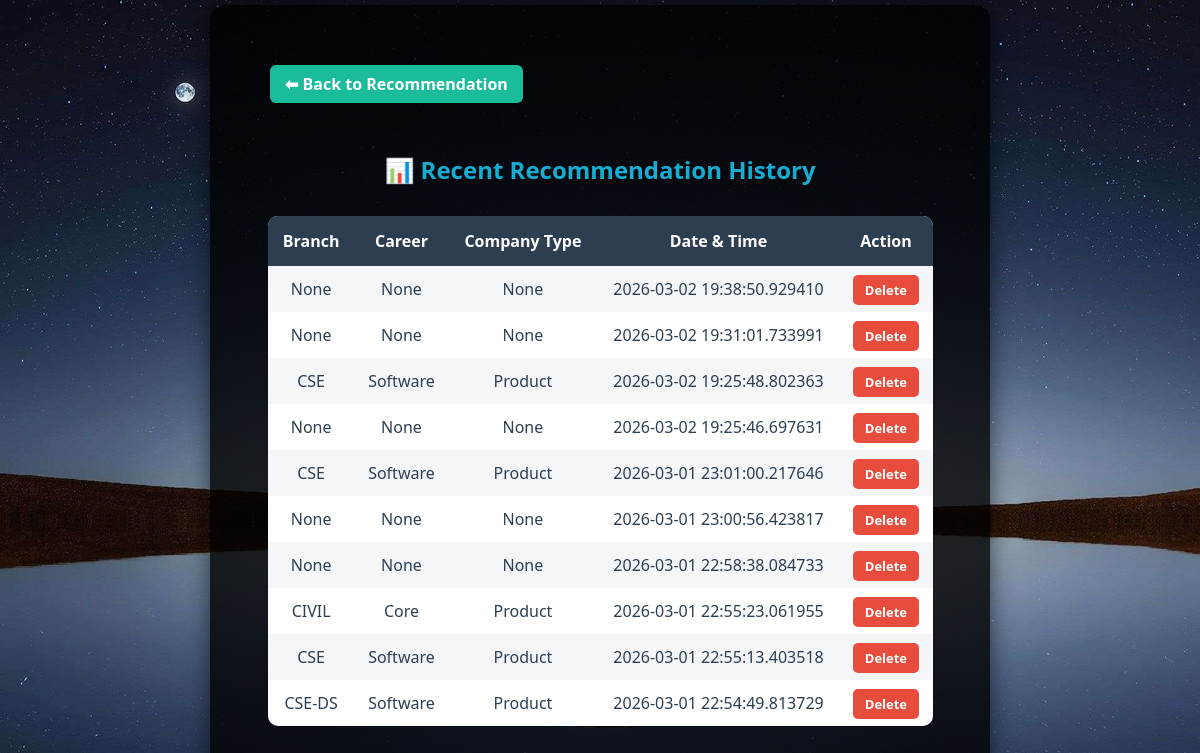
The app's page /history with its own data.
### tables this page shows
CREATE TABLE history (
            id INTEGER PRIMARY KEY AUTOINCREMENT,
            branch TEXT,
            career TEXT,
            company_type TEXT,
            timestamp TEXT
        );

### app.py (the view)
@app.route('/history')
def history():
    conn = sqlite3.connect('career_lens.db')
    c = conn.cursor()
    c.execute('''
        SELECT id, branch, career, company_type, timestamp
        FROM history
        ORDER BY id DESC
        LIMIT 10
    ''')
    records = c.fetchall()
    conn.close()
    return render_template('history.html', records=records)

### templates/history.html (shortened to what this page needs)
<!DOCTYPE html>
<html>
<head>
    <link rel="stylesheet" href="{{ url_for('static', filename='css/recommend.css') }}">
</head>
<body>
<div class="container">
    <a href="/recommend" class="back-btn">⬅ Back to Recommendation</a>
    <h2>📊 Recent Recommendation History</h2>
    <table>
        <tr>
            <th>Branch</th>
            <th>Career</th>
            <th>Company Type</th>
            <th>Date & Time</th>
            <th>Action</th>
        </tr>
        {% if records %}
            {% for record in records %}
            <tr>
                <td>{{ record[1] }}</td>
                <td>{{ record[2] }}</td>
                <td>{{ record[3] }}</td>
                <td>{{ record[4] }}</td>
                <td>
                    <a href="/delete/{{ record[0] }}"
                       class="delete-btn"
                       onclick="return confirm('Are you sure you want to delete this record?');">
                       Delete
                    </a>
                </td>
            </tr>
            {% endfor %}
        {% else %}
            <tr>
                <td colspan="5">No history available yet.</td>
            </tr>
        {% endif %}
    </table>
</div>
</body>
</html>

### static/css/recommend.css (style rules this page uses)
:root { --primary-color: #3498db; --secondary-color: #2ecc71; --background-color: rgba(0, 0, 0, 0.8); --text-color: #ecf0f1; }
body { margin: 0; padding: 0; font-family: 'Segoe UI', sans-serif; background-image: url('../images/img.png'); background-size: cover; background-repeat: no-repeat; background-attachment: fixed; display: flex; justify-content: center; align-items: center; min-height: 100vh; color: var(--text-color); }
.container { width: 700px; padding: 40px; background: var(--background-color); border-radius: 15px; box-shadow: 0 0 25px rgba(0,0,0,0.6); }

### templates/history.html (style rules this page uses)
h2 { text-align: center; margin-top: 30px; color: #16add3; }
table { width: 95%; margin: 30px auto; border-collapse: collapse; background-color: #ffffff; border-radius: 10px; overflow: hidden; box-shadow: 0 6px 15px rgba(0, 0, 0, 0.1); }
th { background-color: #2c3e50; color: white; padding: 14px; }
td { padding: 12px; text-align: center; color: #2c3e50; font-weight: 500; }
tr:nth-child(even) { background-color: #f4f6f8; }
.delete-btn { padding: 6px 12px; background-color: #e74c3c; color: white; border-radius: 5px; text-decoration: none; font-size: 13px; font-weight: 600; transition: 0.3s; }
.back-btn { display: inline-block; margin: 20px; padding: 8px 15px; background-color: #1abc9c; color: white; text-decoration: none; border-radius: 6px; font-weight: 600; }

### records on screen
history: record "None", timestamp "2026-03-02 19:38:50.929410"
history: record "None", timestamp "2026-03-02 19:31:01.733991"
history: branch "CSE", career "Software", company_type "Product", timestamp "2026-03-02 19:25:48.802363"
history: record "None", timestamp "2026-03-02 19:25:46.697631"
history: branch "CSE", career "Software", company_type "Product", timestamp "2026-03-01 23:01:00.217646"
history: record "None", timestamp "2026-03-01 23:00:56.423817"
history: record "None", timestamp "2026-03-01 22:58:38.084733"
history: branch "CIVIL", career "Core", company_type "Product", timestamp "2026-03-01 22:55:23.061955"
history: branch "CSE", career "Software", company_type "Product", timestamp "2026-03-01 22:55:13.403518"
history: branch "CSE-DS", career "Software", company_type "Product", timestamp "2026-03-01 22:54:49.813729"
